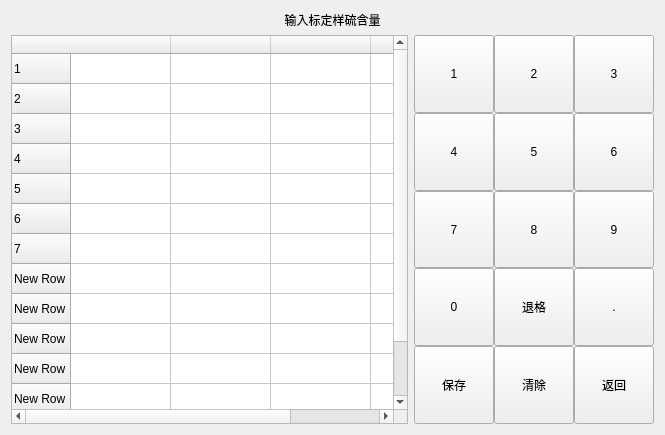
<?xml version="1.0" encoding="UTF-8"?>
<ui version="4.0">
 <class>input_S_percentage</class>
 <widget class="QWidget" name="input_S_percentage">
  <property name="geometry">
   <rect>
    <x>0</x>
    <y>0</y>
    <width>665</width>
    <height>435</height>
   </rect>
  </property>
  <property name="windowTitle">
   <string>Form</string>
  </property>
  <layout class="QGridLayout" name="gridLayout_3">
   <item row="1" column="0">
    <layout class="QGridLayout" name="gridLayout_2">
     <item row="0" column="0">
      <layout class="QHBoxLayout" name="horizontalLayout_2" stretch="3,1">
       <item>
        <widget class="QTableWidget" name="tableWidget">
         <attribute name="horizontalHeaderDefaultSectionSize">
          <number>100</number>
         </attribute>
         <attribute name="horizontalHeaderHighlightSections">
          <bool>true</bool>
         </attribute>
         <attribute name="horizontalHeaderShowSortIndicator" stdset="0">
          <bool>true</bool>
         </attribute>
         <row>
          <property name="text">
           <string>1</string>
          </property>
         </row>
         <row>
          <property name="text">
           <string>2</string>
          </property>
         </row>
         <row>
          <property name="text">
           <string>3</string>
          </property>
         </row>
         <row>
          <property name="text">
           <string>4</string>
          </property>
         </row>
         <row>
          <property name="text">
           <string>5</string>
          </property>
         </row>
         <row>
          <property name="text">
           <string>6</string>
          </property>
         </row>
         <row>
          <property name="text">
           <string>7</string>
          </property>
         </row>
         <row>
          <property name="text">
           <string>New Row</string>
          </property>
         </row>
         <row>
          <property name="text">
           <string>New Row</string>
          </property>
         </row>
         <row>
          <property name="text">
           <string>New Row</string>
          </property>
         </row>
         <row>
          <property name="text">
           <string>New Row</string>
          </property>
         </row>
         <row>
          <property name="text">
           <string>New Row</string>
          </property>
         </row>
         <row>
          <property name="text">
           <string>New Row</string>
          </property>
         </row>
         <column>
          <property name="text">
           <string/>
          </property>
         </column>
         <column>
          <property name="text">
           <string/>
          </property>
         </column>
         <column>
          <property name="text">
           <string/>
          </property>
         </column>
         <column>
          <property name="text">
           <string/>
          </property>
         </column>
        </widget>
       </item>
       <item>
        <layout class="QGridLayout" name="gridLayout">
         <property name="spacing">
          <number>0</number>
         </property>
         <item row="0" column="0">
          <widget class="QPushButton" name="b_1">
           <property name="sizePolicy">
            <sizepolicy hsizetype="Minimum" vsizetype="Minimum">
             <horstretch>0</horstretch>
             <verstretch>0</verstretch>
            </sizepolicy>
           </property>
           <property name="text">
            <string> 1 </string>
           </property>
          </widget>
         </item>
         <item row="0" column="1">
          <widget class="QPushButton" name="b_2">
           <property name="sizePolicy">
            <sizepolicy hsizetype="Minimum" vsizetype="Minimum">
             <horstretch>0</horstretch>
             <verstretch>0</verstretch>
            </sizepolicy>
           </property>
           <property name="text">
            <string> 2 </string>
           </property>
          </widget>
         </item>
         <item row="0" column="2">
          <widget class="QPushButton" name="b_3">
           <property name="sizePolicy">
            <sizepolicy hsizetype="Minimum" vsizetype="Minimum">
             <horstretch>0</horstretch>
             <verstretch>0</verstretch>
            </sizepolicy>
           </property>
           <property name="text">
            <string> 3 </string>
           </property>
          </widget>
         </item>
         <item row="1" column="0">
          <widget class="QPushButton" name="b_4">
           <property name="sizePolicy">
            <sizepolicy hsizetype="Minimum" vsizetype="Minimum">
             <horstretch>0</horstretch>
             <verstretch>0</verstretch>
            </sizepolicy>
           </property>
           <property name="text">
            <string>  4  </string>
           </property>
          </widget>
         </item>
         <item row="1" column="1">
          <widget class="QPushButton" name="b_5">
           <property name="sizePolicy">
            <sizepolicy hsizetype="Minimum" vsizetype="Minimum">
             <horstretch>0</horstretch>
             <verstretch>0</verstretch>
            </sizepolicy>
           </property>
           <property name="text">
            <string>  5  </string>
           </property>
          </widget>
         </item>
         <item row="1" column="2">
          <widget class="QPushButton" name="b_6">
           <property name="sizePolicy">
            <sizepolicy hsizetype="Minimum" vsizetype="Minimum">
             <horstretch>0</horstretch>
             <verstretch>0</verstretch>
            </sizepolicy>
           </property>
           <property name="text">
            <string>  6  </string>
           </property>
          </widget>
         </item>
         <item row="2" column="0">
          <widget class="QPushButton" name="b_7">
           <property name="sizePolicy">
            <sizepolicy hsizetype="Minimum" vsizetype="Minimum">
             <horstretch>0</horstretch>
             <verstretch>0</verstretch>
            </sizepolicy>
           </property>
           <property name="text">
            <string>  7  </string>
           </property>
          </widget>
         </item>
         <item row="2" column="1">
          <widget class="QPushButton" name="b_8">
           <property name="sizePolicy">
            <sizepolicy hsizetype="Minimum" vsizetype="Minimum">
             <horstretch>0</horstretch>
             <verstretch>0</verstretch>
            </sizepolicy>
           </property>
           <property name="text">
            <string>  8  </string>
           </property>
          </widget>
         </item>
         <item row="2" column="2">
          <widget class="QPushButton" name="b_9">
           <property name="sizePolicy">
            <sizepolicy hsizetype="Minimum" vsizetype="Minimum">
             <horstretch>0</horstretch>
             <verstretch>0</verstretch>
            </sizepolicy>
           </property>
           <property name="text">
            <string>  9  </string>
           </property>
          </widget>
         </item>
         <item row="3" column="0">
          <widget class="QPushButton" name="b_0">
           <property name="sizePolicy">
            <sizepolicy hsizetype="Minimum" vsizetype="Minimum">
             <horstretch>0</horstretch>
             <verstretch>0</verstretch>
            </sizepolicy>
           </property>
           <property name="text">
            <string> 0 </string>
           </property>
          </widget>
         </item>
         <item row="3" column="1">
          <widget class="QPushButton" name="b_backspace">
           <property name="sizePolicy">
            <sizepolicy hsizetype="Minimum" vsizetype="Minimum">
             <horstretch>0</horstretch>
             <verstretch>0</verstretch>
            </sizepolicy>
           </property>
           <property name="text">
            <string>退格</string>
           </property>
          </widget>
         </item>
         <item row="3" column="2">
          <widget class="QPushButton" name="b_point">
           <property name="sizePolicy">
            <sizepolicy hsizetype="Minimum" vsizetype="Minimum">
             <horstretch>0</horstretch>
             <verstretch>0</verstretch>
            </sizepolicy>
           </property>
           <property name="text">
            <string>  .  </string>
           </property>
          </widget>
         </item>
         <item row="4" column="0">
          <widget class="QPushButton" name="b_sure">
           <property name="sizePolicy">
            <sizepolicy hsizetype="Minimum" vsizetype="Minimum">
             <horstretch>0</horstretch>
             <verstretch>0</verstretch>
            </sizepolicy>
           </property>
           <property name="text">
            <string>保存</string>
           </property>
          </widget>
         </item>
         <item row="4" column="1">
          <widget class="QPushButton" name="b_clear">
           <property name="sizePolicy">
            <sizepolicy hsizetype="Minimum" vsizetype="Minimum">
             <horstretch>0</horstretch>
             <verstretch>0</verstretch>
            </sizepolicy>
           </property>
           <property name="text">
            <string>清除</string>
           </property>
          </widget>
         </item>
         <item row="4" column="2">
          <widget class="QPushButton" name="b_abandon">
           <property name="sizePolicy">
            <sizepolicy hsizetype="Minimum" vsizetype="Minimum">
             <horstretch>0</horstretch>
             <verstretch>0</verstretch>
            </sizepolicy>
           </property>
           <property name="text">
            <string>返回</string>
           </property>
          </widget>
         </item>
        </layout>
       </item>
      </layout>
     </item>
    </layout>
   </item>
   <item row="0" column="0">
    <widget class="QLabel" name="label">
     <property name="text">
      <string>输入标定样硫含量</string>
     </property>
     <property name="alignment">
      <set>Qt::AlignCenter</set>
     </property>
    </widget>
   </item>
  </layout>
 </widget>
 <resources/>
 <connections/>
</ui>
